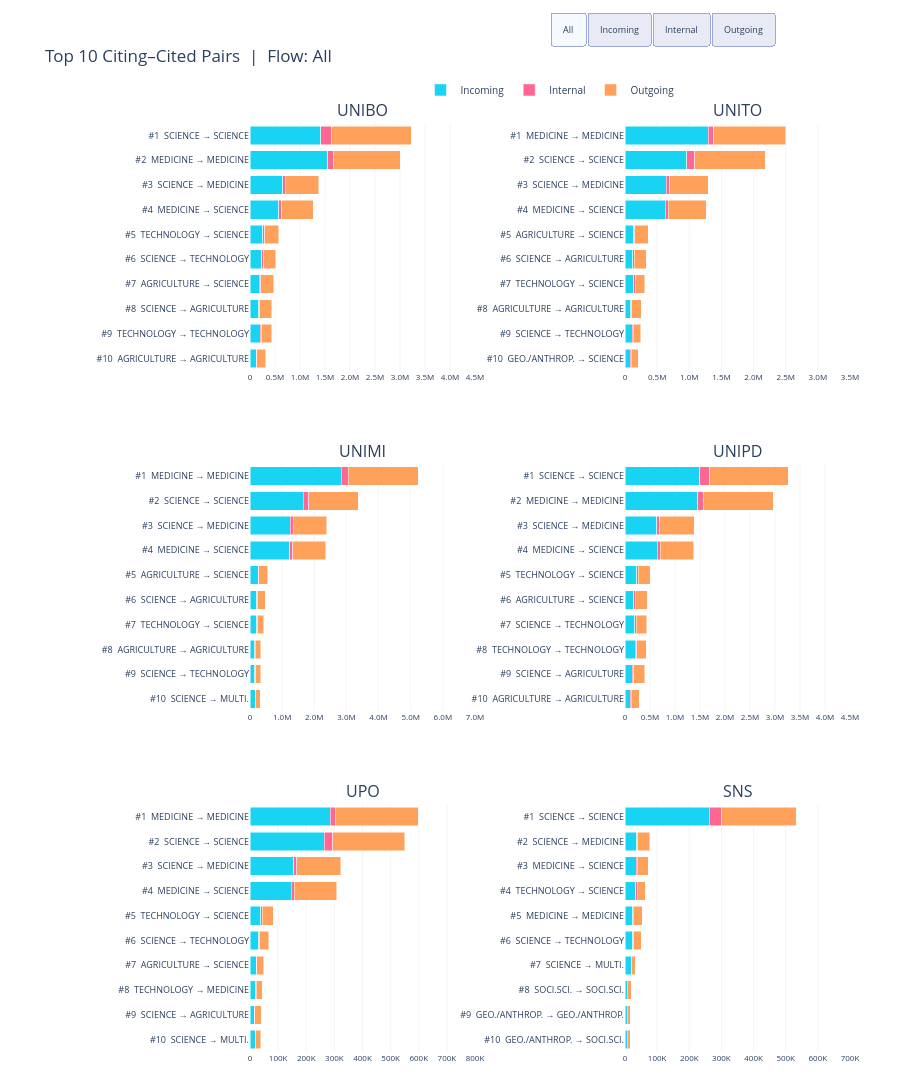

Notebook cell for this chart:
### Markdown cell above
### Citing–Cited Pair Ranking

This chart ranks the most frequent citing–cited discipline pairs per institution (Top 10 by default). Bars are colour-coded by flow type: Incoming (cyan), Internal (pink), Outgoing (orange). Use the filter buttons to isolate a single flow type; the x-axis rescales automatically per institution.

### Code cell
import pandas as pd
import plotly.graph_objects as go
import plotly.offline
from plotly.subplots import make_subplots

TOP_N = 10

LABELS = {None: "All", "Outgoing": "Outgoing", "Incoming": "Incoming", "Internal": "Internal"}

flows       = sorted(df_agg["flow"].unique())
filter_keys = [None] + flows


def fmt_weight(v):
    if v >= 1_000_000: return f"{v/1_000_000:.2f}M"
    elif v >= 1_000:   return f"{v/1_000:.2f}K"
    return str(int(v))

def fmt_hover(v):
    return f"{int(v):,}"

def make_tick_axis(x_max):
    if x_max >= 1_000_000:
        step = max(round(x_max / 5 / 500_000) * 500_000, 500_000)
        tickvals = list(range(0, int(x_max * 1.25) + step, step))
        ticktext = [f"{v/1_000_000:.1f}M" if v > 0 else "0" for v in tickvals]
    else:
        step = max(round(x_max / 5 / 50_000) * 50_000, 50_000)
        tickvals = list(range(0, int(x_max * 1.25) + step, step))
        ticktext = [f"{v/1_000:.0f}K" if v > 0 else "0" for v in tickvals]
    return tickvals, ticktext

def make_trace_data(inst, flow_filter=None):
    sub = df_agg[df_agg["institution"] == inst]
    if flow_filter is not None:
        sub = sub[sub["flow"] == flow_filter]
    sub = (
        sub.groupby("pair")["weight"].sum().reset_index()
        .sort_values("weight", ascending=False).head(TOP_N).reset_index(drop=True)
    )
    sub["rank"] = sub.index + 1
    return sub.sort_values("weight", ascending=True).reset_index(drop=True)

def make_x_config(inst, flow_filter):
    sub = df_agg[df_agg["institution"] == inst]
    if flow_filter is not None:
        sub = sub[sub["flow"] == flow_filter]
    if sub.empty or sub["weight"].sum() == 0:
        tickvals, ticktext = make_tick_axis(100_000)
        return {"range": [0, tickvals[-1]], "tickvals": tickvals, "ticktext": ticktext}
    top_weight = sub.groupby("pair")["weight"].sum().nlargest(TOP_N).max()
    x_max = float(top_weight) if not pd.isna(top_weight) else 100_000
    tickvals, ticktext = make_tick_axis(x_max)
    return {"range": [0, tickvals[-1]], "tickvals": tickvals, "ticktext": ticktext}

x_configs = {fk: [make_x_config(inst, fk) for inst in INSTITUTIONS] for fk in filter_keys}

fig = make_subplots(rows=3, cols=2, subplot_titles=INSTITUTIONS, horizontal_spacing=0.25, vertical_spacing=0.1)

n_inst  = len(INSTITUTIONS)
n_flows = len(flows)
N_ALL_TRACES    = n_flows * n_inst
N_SINGLE_TRACES = n_inst
total_traces    = N_ALL_TRACES + N_SINGLE_TRACES * n_flows

legend_added = set()

for ii, inst in enumerate(INSTITUTIONS):
    row = ii // 2 + 1
    col = ii %  2 + 1
    sub_all   = make_trace_data(inst, None)
    top_pairs = sub_all["pair"].tolist()
    ranks     = sub_all["rank"].tolist()
    y_vals    = [f"#{r}  {p}" for r, p in zip(ranks, top_pairs)]

    for flow in flows:
        sub_f = (
            df_agg[(df_agg["institution"] == inst) & (df_agg["flow"] == flow)]
            .groupby("pair")["weight"].sum()
            .reindex(top_pairs, fill_value=0).reset_index()
        )
        x_vals     = sub_f["weight"].tolist()
        hover_vals = [f"<b>{p}</b><br>{flow}: {fmt_hover(w)}" for p, w in zip(top_pairs, x_vals)]
        show_legend = flow not in legend_added
        if show_legend: legend_added.add(flow)

        fig.add_trace(go.Bar(
            x=x_vals, y=y_vals, orientation="h",
            name=flow, visible=True,
            textposition="inside", textfont=dict(size=8),
            hovertemplate="%{customdata}<extra></extra>",
            customdata=hover_vals,
            marker_color=FLOW_COLORS[flow],
            showlegend=show_legend, legendgroup=flow,
        ), row=row, col=col)

for fk in flows:
    for ii, inst in enumerate(INSTITUTIONS):
        row = ii // 2 + 1
        col = ii %  2 + 1
        sub = make_trace_data(inst, fk)
        if sub.empty:
            fig.add_trace(go.Bar(x=[], y=[], visible=False, name=inst, showlegend=False), row=row, col=col)
            continue
        y_vals     = [f"#{r}  {p}" for r, p in zip(sub["rank"], sub["pair"])]
        x_vals     = sub["weight"].tolist()
        text_vals  = [fmt_weight(w) for w in x_vals]
        hover_vals = [f"<b>#{r}  {p}</b><br>Weight: {fmt_hover(w)}" for r, p, w in zip(sub["rank"], sub["pair"], sub["weight"])]

        fig.add_trace(go.Bar(
            x=x_vals, y=y_vals, orientation="h",
            name=LABELS[fk], visible=False,
            text=text_vals, textposition="outside", textfont=dict(size=9),
            hovertemplate="%{customdata}<extra></extra>",
            customdata=hover_vals,
            marker_color=FLOW_COLORS[fk],
            cliponaxis=False, showlegend=False,
        ), row=row, col=col)

def make_visibility(active_fk):
    if active_fk is None:
        return [True] * N_ALL_TRACES + [False] * (N_SINGLE_TRACES * n_flows)
    vis = [False] * N_ALL_TRACES
    for fk in flows:
        vis += [True if fk == active_fk else False] * N_SINGLE_TRACES
    return vis

buttons = []
for fk in filter_keys:
    barmode = "stack" if fk is None else "relative"
    xaxis_updates = {}
    for i, inst in enumerate(INSTITUTIONS):
        cfg = x_configs[fk][i]
        axis_key = "xaxis" if i == 0 else f"xaxis{i+1}"
        xaxis_updates[f"{axis_key}.range"]    = cfg["range"]
        xaxis_updates[f"{axis_key}.tickvals"] = cfg["tickvals"]
        xaxis_updates[f"{axis_key}.ticktext"] = cfg["ticktext"]
    buttons.append(dict(
        label=LABELS[fk], method="update",
        args=[{"visible": make_visibility(fk)}, {"title.text": f"Top {TOP_N} Citing–Cited Pairs  |  Flow: {LABELS[fk]}", "barmode": barmode, **xaxis_updates}],
    ))

fig.update_layout(
    title=dict(text=f"Top {TOP_N} Citing–Cited Pairs  |  Flow: All"),
    barmode="stack",
    updatemenus=[dict(
        type="buttons", direction="right",
        x=0.5, xanchor="left", y=1.12, yanchor="top",
        buttons=buttons, showactive=True,
        bgcolor="#E8EAF6", bordercolor="#9FA8DA", font=dict(size=9),
    )],
    height=380 * 3,
    margin=dict(l=250, r=50, t=100, b=40),
    template="plotly_white", 
    bargap=0.25,
    legend=dict(orientation="h", x=0.5, xanchor="center", y=1.02, yanchor="bottom", font=dict(size=10)),
)
for i, inst in enumerate(INSTITUTIONS):
    cfg      = x_configs[None][i]
    axis_key = "xaxis" if i == 0 else f"xaxis{i+1}"
    fig.update_layout(**{axis_key: dict(range=cfg["range"], tickvals=cfg["tickvals"], ticktext=cfg["ticktext"], tickfont=dict(size=8), showgrid=True, gridwidth=1, gridcolor="rgba(200,200,200,0.2)")}, template="plotly_white",)
fig.update_yaxes(tickfont=dict(size=9), automargin=True)

fig.show()
